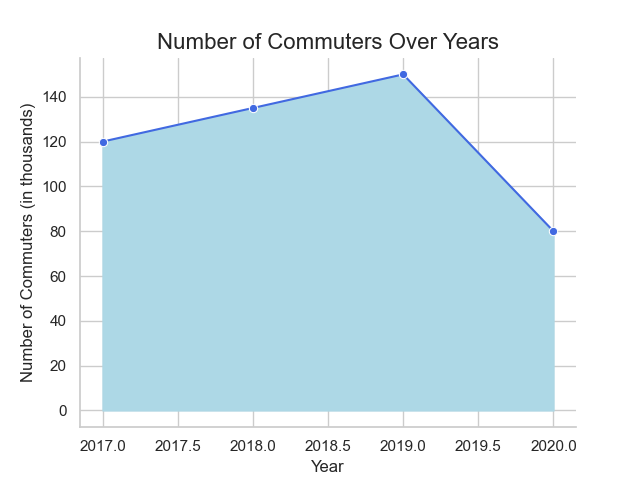

This chart was generated by the following Python code:

import seaborn as sns
import matplotlib.pyplot as plt
import pandas as pd

# Given data
data = [
    {'Year': 2017, 'Number of Commuters (in thousands)': 120},
    {'Year': 2018, 'Number of Commuters (in thousands)': 135},
    {'Year': 2019, 'Number of Commuters (in thousands)': 150},
    {'Year': 2020, 'Number of Commuters (in thousands)': 80}
]

# Convert the dictionary list to a DataFrame
df = pd.DataFrame(data)

# Create the line plot using Seaborn
sns.set_theme(style="whitegrid")

# Define the area chart
fig, ax = plt.subplots()
sns.lineplot(
    data=df,
    x='Year',
    y='Number of Commuters (in thousands)',
    ax=ax,
    color="royalblue",
    marker="o"
)

# Fill the area under the plot
plt.fill_between(
    x=df['Year'],
    y1=df['Number of Commuters (in thousands)'],
    color="lightblue"
)

# Customize the visualization
ax.set_title('Number of Commuters Over Years', fontsize=16)
ax.set_xlabel('Year', fontsize=12)
ax.set_ylabel('Number of Commuters (in thousands)', fontsize=12)
sns.despine(fig) # Removes the top and right spines

# Show the plot
plt.show()
